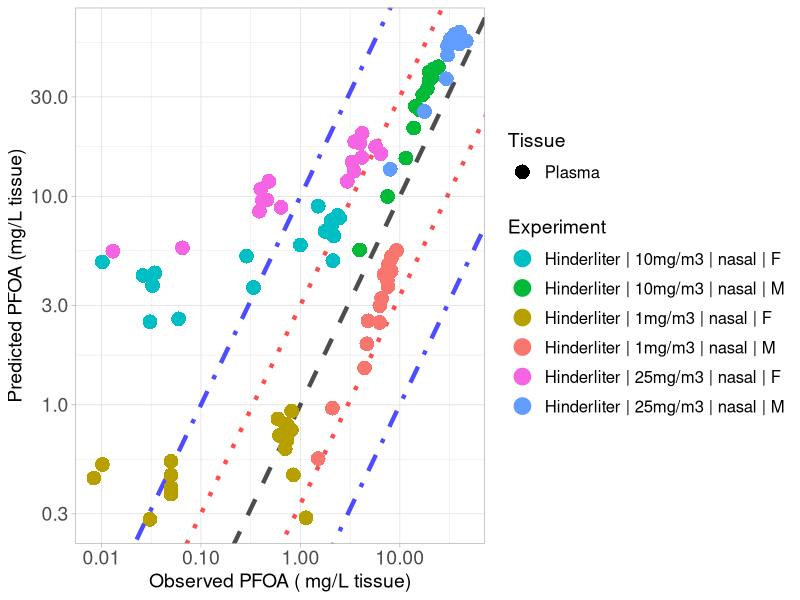

This figure's R source:
library(ggplot2)

#setwd("C:/Users/ptsir/Documents/GitHub/PFAS_PBK_models/PFOA inhalation Rat/Validation/Validation_results")
setwd('/Users/ptsir/Documents/GitHub/PFAS_PBK_models/PFOA inhalation Rat/Scenarios/Final_Inhalation_model/Validation/Validation_results')

# Load Results 

# 
Hinderliter_2006_results <- read.csv("Hinderliter_2006_results.csv", header = T)
Hinderliter_nasal_M_1 <- Hinderliter_2006_results[Hinderliter_2006_results$Dose == 1 & Hinderliter_2006_results$Type == "nasal" &
                               Hinderliter_2006_results$sex == "M", ]
Hinderliter_nasal_M_1$Experiment <- "Hinderliter | 1mg/m3 | nasal | M"

Hinderliter_nasal_F_1 <- Hinderliter_2006_results[Hinderliter_2006_results$Dose == 1 & Hinderliter_2006_results$Type == "nasal" &
                                                    Hinderliter_2006_results$sex == "F", ]
Hinderliter_nasal_F_1$Experiment <- "Hinderliter | 1mg/m3 | nasal | F"

Hinderliter_nasal_M_10 <- Hinderliter_2006_results[Hinderliter_2006_results$Dose == 10 & Hinderliter_2006_results$Type == "nasal" &
                                                    Hinderliter_2006_results$sex == "M", ]
Hinderliter_nasal_M_10$Experiment <- "Hinderliter | 10mg/m3 | nasal | M"

Hinderliter_nasal_F_10 <- Hinderliter_2006_results[Hinderliter_2006_results$Dose == 10 & Hinderliter_2006_results$Type == "nasal" &
                                                    Hinderliter_2006_results$sex == "F", ]
Hinderliter_nasal_F_10$Experiment <- "Hinderliter | 10mg/m3 | nasal | F"

Hinderliter_nasal_M_25 <- Hinderliter_2006_results[Hinderliter_2006_results$Dose == 25 & Hinderliter_2006_results$Type == "nasal" &
                                                     Hinderliter_2006_results$sex == "M", ]
Hinderliter_nasal_M_25$Experiment <- "Hinderliter | 25mg/m3 | nasal | M"

Hinderliter_nasal_F_25 <- Hinderliter_2006_results[Hinderliter_2006_results$Dose == 25 & Hinderliter_2006_results$Type == "nasal" &
                                                     Hinderliter_2006_results$sex == "F", ]
Hinderliter_nasal_F_25$Experiment <- "Hinderliter | 25mg/m3 | nasal | F"

Experiment <- scales::hue_pal()(6)

names(Experiment) <- unique(c( Hinderliter_nasal_M_1$Experiment, Hinderliter_nasal_F_1$Experiment,
                               Hinderliter_nasal_M_10$Experiment,Hinderliter_nasal_F_10$Experiment,
                               Hinderliter_nasal_M_25$Experiment, Hinderliter_nasal_F_25$Experiment))



scatter_plot <- ggplot()+
  geom_abline(intercept = log10(1), slope = 1, linetype = "dashed", color = "black", linewidth = 1.5, alpha = 0.7) +  # Identity line in log10 scale
  geom_abline(intercept = log10(3), slope = 1, linetype = "dotted", color = "red", linewidth = 1.5, alpha = 0.7) +  # +3-fold error line
  geom_abline(intercept = log10(1/3), slope = 1, linetype = "dotted", color = "red", linewidth = 1.5, alpha = 0.7) +  # -3-fold error line
  geom_abline(intercept = log10(10), slope = 1, linetype = "dotdash", color = "blue", linewidth = 1.5, alpha = 0.7) +  # +10-fold error line
  geom_abline(intercept = log10(1/10), slope = 1, linetype = "dotdash", color = "blue", linewidth = 1.5, alpha = 0.7) +  # -10-fold error line
  geom_point(data = Hinderliter_nasal_M_1, aes(x=Observed, y=Predicted, color = Experiment, shape = Tissue), size=4, stroke = 1.5)+
  geom_point(data = Hinderliter_nasal_F_1, aes(x=Observed, y=Predicted, color = Experiment, shape = Tissue), size=4, stroke = 1.5)+
  geom_point(data = Hinderliter_nasal_M_10, aes(x=Observed, y=Predicted, color = Experiment, shape = Tissue), size=4, stroke = 1.5)+
  geom_point(data = Hinderliter_nasal_F_10, aes(x=Observed, y=Predicted, color = Experiment, shape = Tissue), size=4, stroke = 1.5)+
  geom_point(data = Hinderliter_nasal_M_25, aes(x=Observed, y=Predicted, color = Experiment, shape = Tissue), size=4, stroke = 1.5)+
  geom_point(data = Hinderliter_nasal_F_25, aes(x=Observed, y=Predicted, color = Experiment, shape = Tissue), size=4, stroke = 1.5)+
  scale_y_log10()+
  scale_x_log10()+
  scale_color_manual(values = Experiment)+
  theme(legend.spacing.y = unit(1, 'cm')) +
  guides(fill = guide_legend(byrow = TRUE))+
  theme_light()+
  labs(y = "Predicted PFOA (mg/L tissue)",
       x = "Observed PFOA ( mg/L tissue)")+
  theme(plot.title = element_text(hjust = 0.5),
        legend.key.size = unit(0.75, 'cm'),  
        legend.title = element_text(size=14),
        legend.text = element_text(size=12,  hjust = 0),
        axis.text = element_text(size = 14),
        axis.title = element_text(size = 14),
        )

#print(scatter_plot)

ggsave("validation_plot_PFOA_serum.png", scatter_plot, width = 11, height = 7, units = "in", dpi = 300)
